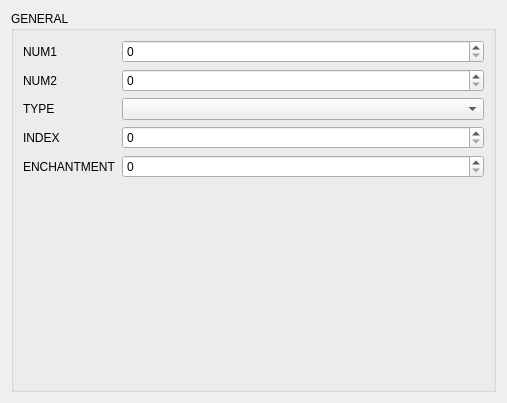
<?xml version="1.0" encoding="UTF-8"?>
<ui version="4.0">
 <class>BustersEquipmentTabForm</class>
 <widget class="QWidget" name="BustersEquipmentTabForm">
  <property name="geometry">
   <rect>
    <x>0</x>
    <y>0</y>
    <width>507</width>
    <height>403</height>
   </rect>
  </property>
  <property name="windowTitle">
   <string notr="true">Form</string>
  </property>
  <layout class="QHBoxLayout" name="horizontalLayout">
   <item>
    <widget class="QGroupBox" name="groupBox_4">
     <property name="title">
      <string>GENERAL</string>
     </property>
     <layout class="QVBoxLayout" name="verticalLayout_2">
      <item>
       <layout class="QFormLayout" name="formLayout">
        <item row="0" column="0">
         <widget class="QLabel" name="num1Label">
          <property name="text">
           <string>NUM1</string>
          </property>
         </widget>
        </item>
        <item row="0" column="1">
         <widget class="QSpinBox" name="num1SB">
          <property name="maximum">
           <number>65535</number>
          </property>
         </widget>
        </item>
        <item row="1" column="0">
         <widget class="QLabel" name="num2Label">
          <property name="text">
           <string>NUM2</string>
          </property>
         </widget>
        </item>
        <item row="1" column="1">
         <widget class="QSpinBox" name="num2SB">
          <property name="maximum">
           <number>65535</number>
          </property>
         </widget>
        </item>
        <item row="2" column="0">
         <widget class="QLabel" name="itemLabel">
          <property name="text">
           <string>TYPE</string>
          </property>
         </widget>
        </item>
        <item row="2" column="1">
         <widget class="QComboBox" name="itemCB">
          <property name="minimumSize">
           <size>
            <width>180</width>
            <height>0</height>
           </size>
          </property>
         </widget>
        </item>
        <item row="4" column="0">
         <widget class="QLabel" name="countLabel">
          <property name="text">
           <string>INDEX</string>
          </property>
         </widget>
        </item>
        <item row="4" column="1">
         <widget class="QSpinBox" name="countSB">
          <property name="minimum">
           <number>0</number>
          </property>
         </widget>
        </item>
        <item row="5" column="0">
         <widget class="QLabel" name="count2Label">
          <property name="text">
           <string>ENCHANTMENT</string>
          </property>
         </widget>
        </item>
        <item row="5" column="1">
         <widget class="QSpinBox" name="count2SB"/>
        </item>
       </layout>
      </item>
     </layout>
    </widget>
   </item>
  </layout>
 </widget>
 <resources/>
 <connections/>
</ui>
